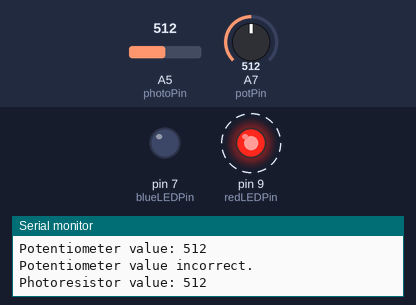
Simulated run of this sketch. Board: Arduino Nano, built with avr-gcc and run on an emulated ATmega328P. Parts: output pins drawn as LEDs (lit = HIGH), the last lines printed to the serial monitor. Dashed ring = blinking. The test bench sets the inputs (shaded band); at power-on: A5 (photoPin) = 512, A7 (potPin) = 512.

Above: at 1.2 s.
1.3 s: A5 (photoPin) set to 44
4.3 s: A5 (photoPin) set to 38
At 5.1 s:
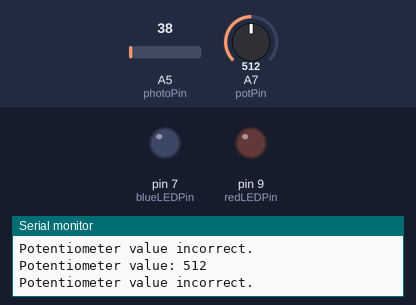
5.9 s: A7 (potPin) set to 223
8.9 s: A7 (potPin) set to 196
Timing chart, 0 to 11.5 s (numbered marks = the images above; inputs shaded):
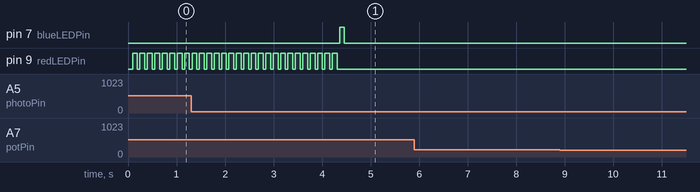

The sketch:

HW12.ino
```cpp
const int potPin = A7;
const int photoPin = A5;
const int buttonPin = 5;
const int redLEDPin = 9;
const int blueLEDPin = 7;

int potTargetMin = 190;
int potTargetMax = 210;
int photoMin = 0;
int photoMax = 40;

bool potStepDone = false;
bool photoStepDone = false;

void setup() {
  Serial.begin(9600);
  pinMode(buttonPin, INPUT_PULLUP);
  pinMode(redLEDPin, OUTPUT);
  pinMode(blueLEDPin, OUTPUT);
  digitalWrite(redLEDPin, LOW);
  digitalWrite(blueLEDPin, LOW);

  Serial.println("System initialized. Begin sequence...");
}

void loop() {
  int potValue = analogRead(potPin);
  Serial.print("Potentiometer value: ");
  Serial.println(potValue);
  if (potValue >= potTargetMin && potValue <= potTargetMax) {
    Serial.println("Potentiometer value correct!");
    digitalWrite(blueLEDPin, HIGH);
    digitalWrite(blueLEDPin, LOW);
  } else {
    Serial.println("Potentiometer value incorrect.");
    digitalWrite(redLEDPin, HIGH);
    digitalWrite(redLEDPin, LOW);
  }

  // Step 2: Photoresistor Check
  if (!photoStepDone) {
    int photoValue = analogRead(photoPin);
    Serial.print("Photoresistor value: ");
    Serial.println(photoValue);
    if (photoValue >= photoMin && photoValue <= photoMax) {
      Serial.println("Photoresistor value correct!");
      photoStepDone = true;
      digitalWrite(blueLEDPin, HIGH);
      delay(100);
      digitalWrite(blueLEDPin, LOW);
    } else {
      Serial.println("Photoresistor value incorrect.");
      digitalWrite(redLEDPin, HIGH);
      delay(100);
      digitalWrite(redLEDPin, LOW);
    }
    return;
  }

  if (photoStepDone && potStepDone) {
    Serial.println("Awaiting button press...");
    if (digitalRead(buttonPin) == LOW) {
      Serial.println("Button pressed! Sequence complete!");
      digitalWrite(blueLEDPin, HIGH);
      delay(3000);
      digitalWrite(blueLEDPin, LOW);
      resetSystem();
    } else {
      Serial.println("Button not pressed yet.");
      delay(200);
    }
  }
}

void resetSystem() {
  potStepDone = false;
  photoStepDone = false;
  digitalWrite(redLEDPin, LOW);
  digitalWrite(blueLEDPin, LOW);
  Serial.println("System reset. Ready for a new attempt.");
}
```

Measured:
- the behaviour switches between 41 and 40 on A5 (photoPin) (found by bisection; images 0 and 1)
- after the input at 4.3 s, pin 7 (blueLEDPin): LOW → HIGH after 0.06 s, → LOW 0.10 s later; pin 9 (redLEDPin): goes on until 4.3 s, then stays LOW
- by itself, pin 9 (redLEDPin): alternates HIGH for 0.10 s and LOW for 0.05 s
